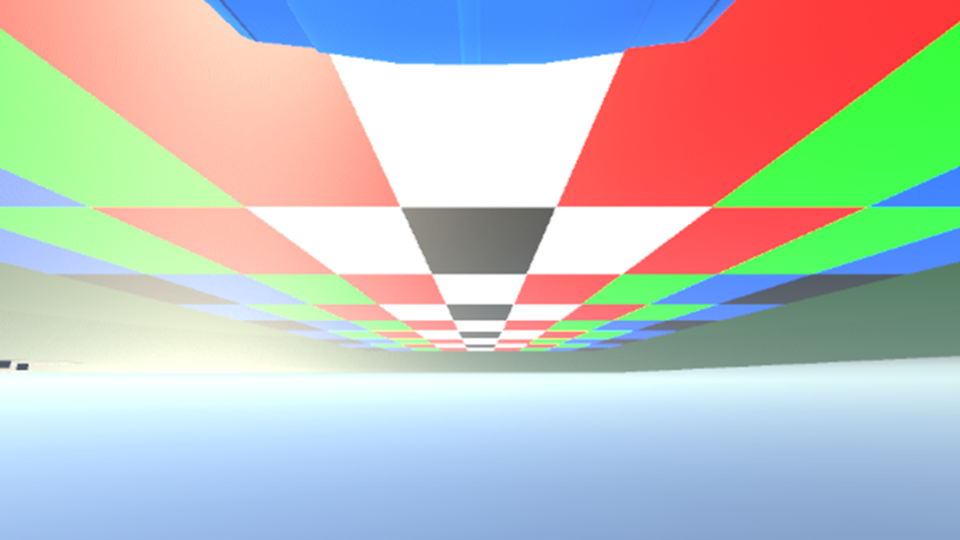
#> input picture TK2/image_data_scraping.png, 1920 x 1080 px (shown at 1/2 size)
$ python section1-epn.py
#> lines starting #> are read from the running program, lines starting #| are printed output that depends on the picture; after the words box and inside, x2 and y2 are one past the last pixel; in counts of white or black regions, pixels touching at a corner belong together
import cv2
import numpy as np
import pandas as pd
from tabulate import tabulate

# Load the image
img = cv2.imread('image_data_scraping.png')
#> img is the input picture: shape (1080, 1920, 3); mean B, G, R 189.7, 193.3, 189.1

# Check if the image is loaded correctly
if img is None:
    print("Error: Image could not be loaded. Please check the file path.")
    exit()

# Convert the image to grayscale
gray_img = cv2.cvtColor(img, cv2.COLOR_BGR2GRAY)
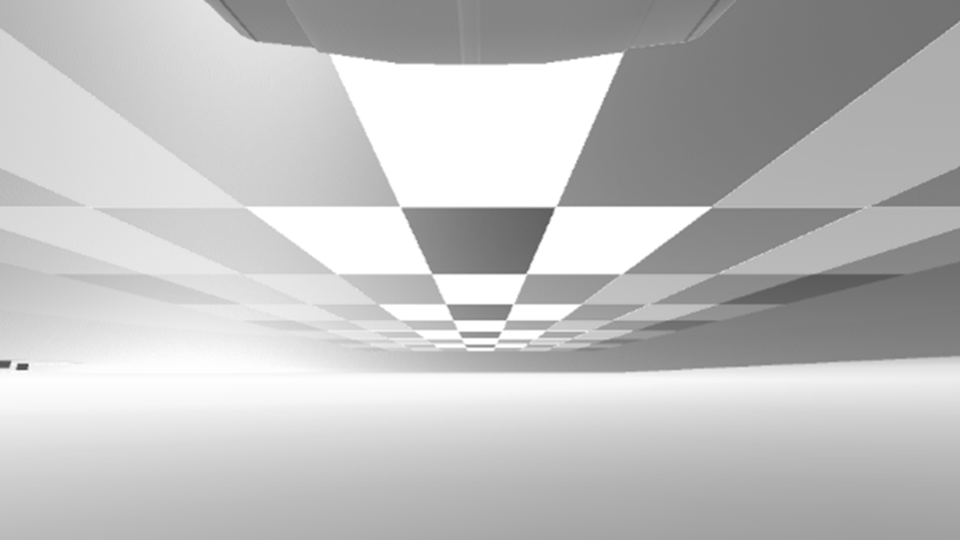
#> gray_img: shape (1080, 1920) (shown at 1/2 size); min 66, max 255, mean 191.6

# Threshold the image to get binary image
_, binary_img = cv2.threshold(gray_img, 128, 255, cv2.THRESH_BINARY)
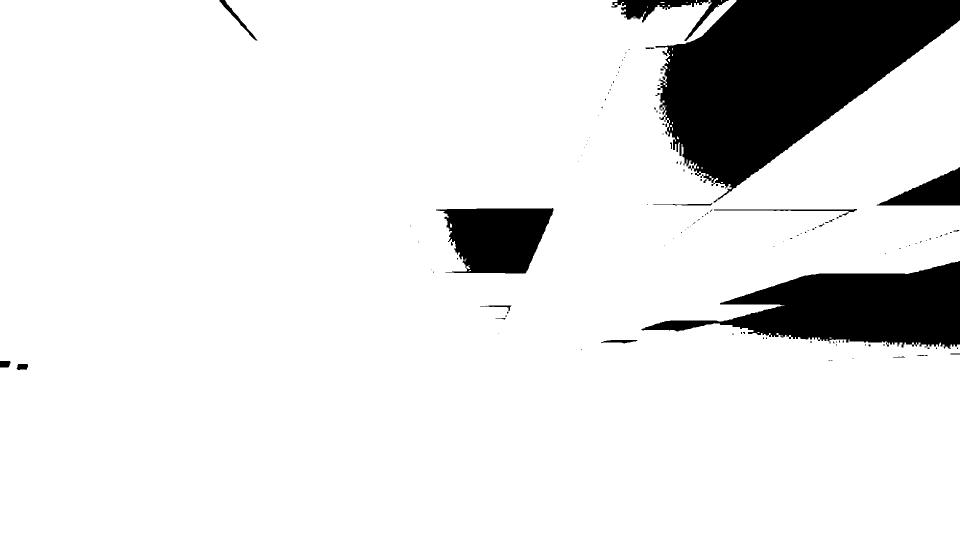
#> binary_img: shape (1080, 1920) (shown at 1/2 size); 89% white; 127 black regions (104 under 20 px)

# Find contours of the areas
contours, _ = cv2.findContours(binary_img, cv2.RETR_EXTERNAL, cv2.CHAIN_APPROX_SIMPLE)
#> contours = 28 contours, 27 with area under 20; largest, box (x1, y1, x2, y2) and area: (0, 0, 1920, 1080) 1866437

# Define pixel to meter conversion factor and y values
px_to_m = 2.5
y_values = [0, 5, 10, 15, 20, 25, 30, 35, 40, 45]

# Initialize data list
data = []

# Function to compute x real world coordinates
def compute_x_real(y_px, x_px):
    xr = 317  # Base xr value from given data table, this should be dynamic or calculated if varying
    return (px_to_m / xr) * x_px

# Process each contour to extract data points
for idx, contour in enumerate(contours):
    # Calculate moments for each contour to find centroids
    M = cv2.moments(contour)
    if M['m00'] != 0:
        x_px = int(M['m10'] / M['m00'])
        y_px = int(M['m01'] / M['m00'])
        x_real = compute_x_real(y_px, x_px)
        y_real = y_values[idx % len(y_values)]  # This assumes contours are sorted in a specific order
        data.append({'t': idx * 60, 'xt': x_real, 'yt': y_real})  # Assuming frames based on idx
#> this loop made 28 passes
#> (contour, x_px, y_px, x_real, y_real) on passes 1, 2, 3, 4, 5, 6, 7, 9, 10: ([[1659, 675], [1659, 676], [1662, 676], [1662, 675]], 1660, 675, 13.09, 0), ([[1563, 670], [1563, 672], [1564, 672], [1564, 670]], 1563, 671, 12.33, 5), ([[1515, 664], [1515, 665], [1518, 665], [1518, 664]], 1516, 664, 11.96, 10), ([[1442, 364], [1442, 365], [1445, 365], [1445, 364]], 1443, 364, 11.38, 15), ([[1413, 348], [1413, 351], [1416, 351], [1416, 348]], 1414, 349, 11.15, 20), ([[1402, 335], [1402, 336], [1405, 336], [1405, 335]], 1403, 335, 11.06, 25), ([[1394, 333], [1394, 336], [1397, 336], [1397, 333]], 1395, 334, 11, 30), ([[1344, 255], [1344, 260], [1345, 260], [1345, 255]], 1344, 257, 10.6, 40), ([[1338, 255], [1338, 260], [1339, 260], [1339, 255]], 1338, 257, 10.55, 45)
#> (x_px, y_px, x_real, y_real) on passes 8, 14, 16, 19, 20, 28: (1355, 275, 10.69, 35), (1329, 169, 10.48, 15), (1337, 120, 10.54, 25), (1344, 97, 10.6, 40), (1288, 26, 10.16, 45), (888, 566, 7, 35)
#> after the loop, data = 28 items

# Save the data to a CSV file
csv_filename = "xt_yt_data.csv"
df = pd.DataFrame(data)
#> df = table of 28 rows and 3 columns
df.to_csv(csv_filename, index=False)

# Print the data in tabular format
print("Data saved to CSV file:", csv_filename)
print(tabulate(df, headers="keys", tablefmt="grid"))
#> (printed output is left out)
